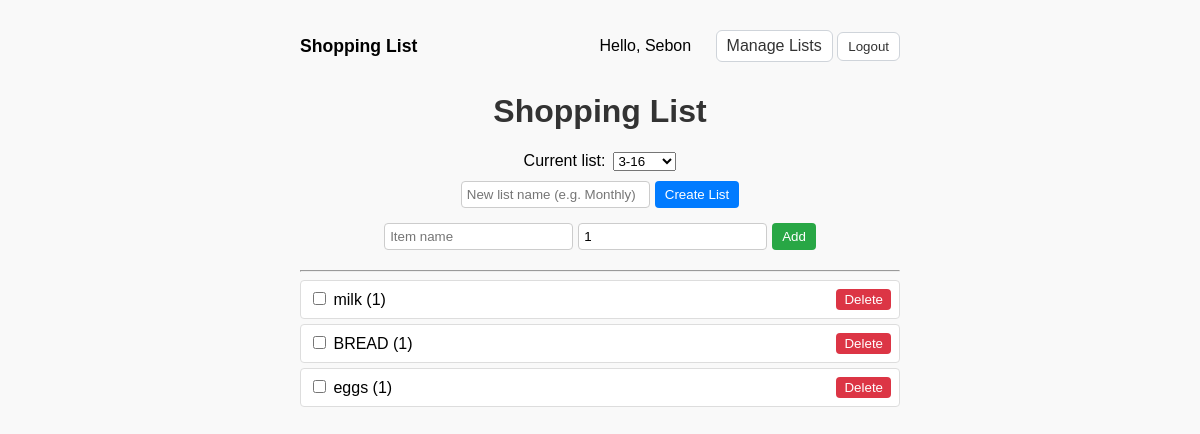
The page / (signed in) on the database its author committed.
### tables this page shows
CREATE TABLE items (
        id INTEGER PRIMARY KEY AUTOINCREMENT,
        name TEXT NOT NULL,
        quantity INTEGER NOT NULL,
        bought BOOLEAN NOT NULL DEFAULT 0,
        user_id INTEGER NOT NULL,
        list_id INTEGER NOT NULL,
        FOREIGN KEY (user_id) REFERENCES users (id),
        FOREIGN KEY (list_id) REFERENCES lists (id)
    );

### app.py (the view)
    def wrapped(*args, **kwargs):
        if "user_id" not in session:
            flash("Please log in to access this page.", "error")
            return redirect(url_for("login"))
        return view_func(*args, **kwargs)

### app.py (called while the page is built)
def get_all_items(user_id: int, list_id: int):
    with sqlite3.connect(DB_PATH) as conn:
        conn.row_factory = sqlite3.Row
        cursor = conn.cursor()
        cursor.execute(
            "SELECT * FROM items WHERE user_id = ? AND list_id = ? ORDER BY id",
            (user_id, list_id),
        )
        items = cursor.fetchall()
    return items

def login_required(view_func):
    def wrapped(*args, **kwargs):
        if "user_id" not in session:
            flash("Please log in to access this page.", "error")
            return redirect(url_for("login"))
        return view_func(*args, **kwargs)
    wrapped.__name__ = view_func.__name__
    return wrapped

def get_lists_for_user(user_id: int):
    with sqlite3.connect(DB_PATH) as conn:
        conn.row_factory = sqlite3.Row
        cursor = conn.cursor()
        cursor.execute(
            "SELECT * FROM lists WHERE user_id = ? ORDER BY id",
            (user_id,),
        )
        return cursor.fetchall()

def get_list_for_user(user_id: int, list_id: int):
    with sqlite3.connect(DB_PATH) as conn:
        conn.row_factory = sqlite3.Row
        cursor = conn.cursor()
        cursor.execute(
            "SELECT * FROM lists WHERE id = ? AND user_id = ?",
            (list_id, user_id),
        )
        return cursor.fetchone()

@app.route("/")
@login_required
def home():
    user_id = session["user_id"]
    list_id_param = request.args.get("list_id", type=int)
    if list_id_param:
        if get_list_for_user(user_id, list_id_param):
            session["current_list_id"] = list_id_param
    current_list = None
    if "current_list_id" in session:
        current_list = get_list_for_user(user_id, session["current_list_id"])
    if current_list is None:
        current_list = get_or_create_default_list(user_id)
        session["current_list_id"] = current_list["id"]
    all_lists = get_lists_for_user(user_id)
    shopping_list = get_all_items(user_id, current_list["id"])
    return render_template(
        "index.html",
        shopping_list=shopping_list,
        lists=all_lists,
        current_list=current_list,
    )

### templates/index.html (shortened to what this page needs)
<!DOCTYPE html>
<html lang="en">
    <head>
        <link rel="stylesheet" href="{{ url_for('static', filename='style.css') }}">
    </head>
    <body>
        <header class="top-bar">
            <div class="top-bar-left">
                <span class="app-name">Shopping List</span>
            </div>
            <div class="top-bar-right">
                {% if session.get("username") %}
                    <span class="welcome">Hello, {{ session["username"] }}</span>
                    <a class="topbar-button" href="{{ url_for('manage_lists') }}">Manage Lists</a>
                    <form action="{{ url_for('logout') }}" method="POST">
                        <button type="submit" class="topbar-button">Logout</button>
                    </form>
                {% else %}
                    <a href="{{ url_for('login') }}">Login</a>
                    <a href="{{ url_for('register') }}">Register</a>
                {% endif %}
            </div>
        </header>
        <h1>Shopping List</h1>
        {% if lists %}
        <form action="{{ url_for('select_list') }}" method="POST" class="list-selector">
            <label for="list_id">Current list:</label>
            <select id="list_id" name="list_id" onchange="this.form.submit()">
                {% for lst in lists %}
                    <option value="{{ lst['id'] }}" {% if current_list and lst['id'] == current_list['id'] %}selected{% endif %}>
                        {{ lst['name'] }}
                    </option>
                {% endfor %}
            </select>
        </form>
        {% endif %}
        <form action="{{ url_for('create_list') }}" method="POST" class="new-list-form">
            <input type="text" name="list_name" placeholder="New list name (e.g. Monthly)" required>
            <button type="submit">Create List</button>
        </form>
        <form action="{{ url_for('add') }}" method="POST" class="add-item">
            <input type="text" name="name" placeholder="Item name" required>
            <input type="number" name="quantity" min="1" value="1" required>
            <button type="submit">Add</button>
        </form>
        <hr>
        {% for item in shopping_list %}
        <div class="item">
            <form action="/toggle/{{ item['id'] }}" method="POST">
                <input
                    type="checkbox"
                    onChange="this.form.submit()"
                >
                <span class="{% if item['bought'] %}bought{% endif %}">
                    {{ item['name'] }} ({{ item['quantity'] }})
                </span>
            </form>
            <form action="/delete/{{ item['id'] }}" method="POST">
                <button type="submit">Delete</button>
            </form>
        </div>
        {% endfor %}
    </body>
</html>

### static/style.css (style rules this page uses)
body { font-family: Arial, sans-serif; max-width: 600px; margin: 20px auto; padding: 0 10px; background-color: #f9f9f9; }
h1 { text-align: center; color: #333; }
form.add-item { display: flex; justify-content: center; margin-bottom: 20px; }
form.add-item input[type="text"], form.add-item input[type="number"] { padding: 5px; margin-right: 5px; border: 1px solid #ccc; border-radius: 4px; }
form.add-item button { padding: 5px 10px; background-color: #28a745; color: white; border: none; border-radius: 4px; cursor: pointer; }
.item { display: flex; align-items: center; justify-content: space-between; padding: 8px; background-color: white; border: 1px solid #ddd; border-radius: 4px; margin-bottom: 5px; }
.item form button { padding: 3px 8px; background-color: #dc3545; color: white; border: none; border-radius: 4px; cursor: pointer; }
.top-bar { display: flex; justify-content: space-between; align-items: center; padding: 10px 0; margin-bottom: 10px; }
.top-bar .app-name { font-weight: bold; font-size: 1.1rem; }
.top-bar .welcome { margin-right: 10px; }
.top-bar form { display: inline; }
.top-bar a { margin-left: 10px; }
.top-bar a.topbar-button { display: inline-block; padding: 6px 10px; border: 1px solid #cfd4da; border-radius: 6px; background: #ffffff; color: #333; text-decoration: none; }
.top-bar button.topbar-button { display: inline-block; padding: 6px 10px; border: 1px solid #cfd4da; border-radius: 6px; background: #ffffff; color: #333; cursor: pointer; }
.list-selector { display: flex; align-items: center; justify-content: center; margin-bottom: 10px; gap: 8px; }
.new-list-form { display: flex; justify-content: center; margin-bottom: 15px; }
.new-list-form input[type="text"] { padding: 5px; margin-right: 5px; border: 1px solid #ccc; border-radius: 4px; }
.new-list-form button { padding: 5px 10px; background-color: #007bff; color: white; border: none; border-radius: 4px; cursor: pointer; }

### rows shown on the page
items: name "milk", quantity "1"
items: name "BREAD", quantity "1"
items: name "eggs", quantity "1"

### other values the page prints
{{ session["username"] }} "Sebon"
form field list_id "3-16"
